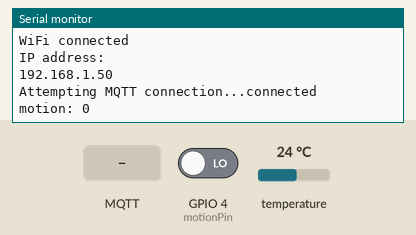
The sketch below on a simulated ESP8266 (NodeMCU). Shown: the last lines printed to the serial monitor. The test bench sets the inputs (shaded band); at power-on: GPIO 4 (motionPin) LOW, temperature 24 °C. WiFi joins after 1.5 s; servers stay silent unless stated; no MQTT or app messages arrive unless stated; not simulated (calls return 0 or success): secrets.h; names the files do not define were given values by the test bench: MQTT_PORT = 1883.

Above: at 2.7 s.
2.8 s: MQTT message "1" arrives on the first subscribed topic
At 3.5 s:
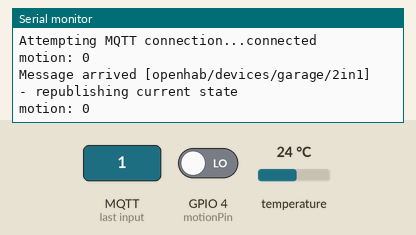
13.9 s: GPIO 4 (motionPin) driven HIGH
At 15.1 s:
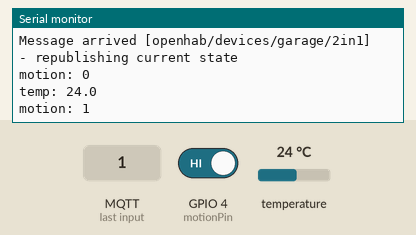

Measured:
- after the input at 2.8 s, the serial monitor: prints a new line after 0.18 s (image 1)
- after the input at 13.9 s, the serial monitor: prints a new line after 0.46 s (image 2)

The sketch:

garage_2in1.ino
```cpp
// Garage "2-in-1" sensor: DS18B20 temperature + PIR motion on one ESP8266.
// Imported from an older standalone sketch (ard/motionTemp) and brought up
// to this repo's standard firmware pattern (WiFi/MQTT reconnect, LWT,
// debounce, retained publish, secrets.h) - see CLAUDE.md.
//
// Wiring (unchanged from the original sketch):
//   DS18B20 data -> GPIO0 (D3), needs a 4.7k pull-up to 3.3V.
//   PIR OUT      -> GPIO4 (D2).

#include <ESP8266WiFi.h>
#include <PubSubClient.h>
#include <OneWire.h>
#include <DallasTemperature.h>
#include "secrets.h"

// Device identity - change just these two lines when copying this sketch
// for a new project/room. Adjacent string literals concatenate at compile
// time, so client name and topics below derive from these automatically.
#define ROOM "garage"
#define DEVICE "2in1"

const char* mqtt_client_name = ROOM "_" DEVICE;
// Command topic: any published message here triggers an immediate
// re-publish of the last known temp/motion state (useful for an openHAB
// rule or REST call that wants current status without waiting for the
// next change). Replaces the old sketch's single-digit magic-byte commands.
const char* mqtt_topic_command = "openhab/devices/" ROOM "/" DEVICE;
const char* mqtt_topic_temp = "openhab/devices/" ROOM "/" DEVICE "/temp";
const char* mqtt_topic_motion = "openhab/devices/" ROOM "/" DEVICE "/motion";
// Retained "online"/"offline" (via MQTT last will) so openhab knows if this
// device itself has died, not just what it last reported.
const char* mqtt_topic_status = "openhab/devices/" ROOM "/" DEVICE "/status";

const int oneWirePin = 0; // GPIO0 / D3
const int motionPin = 4;  // GPIO4 / D2

OneWire oneWire(oneWirePin);
DallasTemperature DS18B20(&oneWire);

// Temperature is only re-requested on this interval, not every loop.
// DS18B20.requestTemperatures() blocks for ~750ms at default resolution -
// doing that every loop iteration would delay motion detection. Motion is
// polled every loop instead, cheaply.
const unsigned long TEMP_INTERVAL_MS = 10000;
unsigned long lastTempRequest = 0;
float lastPublishedTemp = NAN;
const float TEMP_CHANGE_THRESHOLD = 0.5;

// Debounce: only trust a motion state once this many consecutive loop
// iterations (LOOP_DELAY_MS apart) agree, so a single noisy read can't
// trigger a false publish.
const unsigned long LOOP_DELAY_MS = 200;
const int DEBOUNCE_COUNT = 3;
int candidateMotionState = -1;
int candidateMotionCount = 0;
int lastPublishedMotion = -1; // force a publish on first stable read

WiFiClient espClient;
PubSubClient client(espClient);

void setup() {
  Serial.begin(115200);
  pinMode(motionPin, INPUT);
  DS18B20.begin();
  setup_wifi();
  client.setServer(MQTT_SERVER, MQTT_PORT);
  client.setCallback(callback);
}

void setup_wifi() {
  delay(10);
  Serial.println();
  Serial.print("Connecting to ");
  Serial.println(WIFI_SSID);
  WiFi.mode(WIFI_STA);
  WiFi.begin(WIFI_SSID, WIFI_PASSWORD);

  while (WiFi.status() != WL_CONNECTED) {
    delay(500);
    Serial.print(".");
  }

  Serial.println("");
  Serial.println("WiFi connected");
  Serial.println("IP address: ");
  Serial.println(WiFi.localIP());
}

void callback(char* topic, byte* payload, unsigned int length) {
  Serial.print("Message arrived [");
  Serial.print(topic);
  Serial.println("] - republishing current state");
  publishTemp();
  publishMotion();
}

void reconnect() {
  while (!client.connected()) {
    Serial.print("Attempting MQTT connection...");
    // Last will: if this device disconnects uncleanly (crash/power loss/
    // WiFi drop), the broker publishes "offline" to mqtt_topic_status for us.
    if (client.connect(mqtt_client_name, MQTT_USER, MQTT_PASSWORD,
                        mqtt_topic_status, 1, true, "offline")) {
      Serial.println("connected");
      client.publish(mqtt_topic_status, "online", true);
      client.subscribe(mqtt_topic_command);
    } else {
      Serial.print("failed, rc=");
      Serial.print(client.state());
      Serial.println(" try again in 5 seconds");
      delay(5000);
    }
  }
}

void loop() {
  if (WiFi.status() != WL_CONNECTED) {
    setup_wifi();
  }
  if (!client.connected()) {
    reconnect();
  }
  client.loop();
  updateMotion();
  updateTemp();
  delay(LOOP_DELAY_MS);
}

void updateTemp() {
  unsigned long now = millis();
  if (now - lastTempRequest < TEMP_INTERVAL_MS) {
    return;
  }
  lastTempRequest = now;

  DS18B20.requestTemperatures();
  float reading = DS18B20.getTempCByIndex(0);

  if (isnan(lastPublishedTemp) ||
      fabs(reading - lastPublishedTemp) >= TEMP_CHANGE_THRESHOLD) {
    lastPublishedTemp = reading;
    publishTemp();
  }
}

void publishTemp() {
  if (isnan(lastPublishedTemp)) {
    return;
  }
  char buffer[16];
  snprintf(buffer, sizeof buffer, "%.1f", lastPublishedTemp);
  Serial.print("temp: ");
  Serial.println(buffer);
  client.publish(mqtt_topic_temp, buffer, true);
}

void updateMotion() {
  int reading = digitalRead(motionPin);

  if (reading == candidateMotionState) {
    candidateMotionCount++;
  } else {
    candidateMotionState = reading;
    candidateMotionCount = 1;
  }

  if (candidateMotionCount >= DEBOUNCE_COUNT &&
      candidateMotionState != lastPublishedMotion) {
    lastPublishedMotion = candidateMotionState;
    publishMotion();
  }
}

void publishMotion() {
  if (lastPublishedMotion < 0) {
    return;
  }
  // "0" on HIGH (motion detected), "1" on LOW (idle) - kept as the original
  // sketch published it. This looks inverted but turns out to be a
  // consistent, deliberate convention across this author's other
  // motion/level sketches (basement_kitchenette_2in1, basement_sump_pump),
  // not a one-off bug - do not "fix" this without checking the others too.
  Serial.print("motion: ");
  Serial.println(lastPublishedMotion);
  client.publish(mqtt_topic_motion, lastPublishedMotion == HIGH ? "0" : "1", true);
}
```
